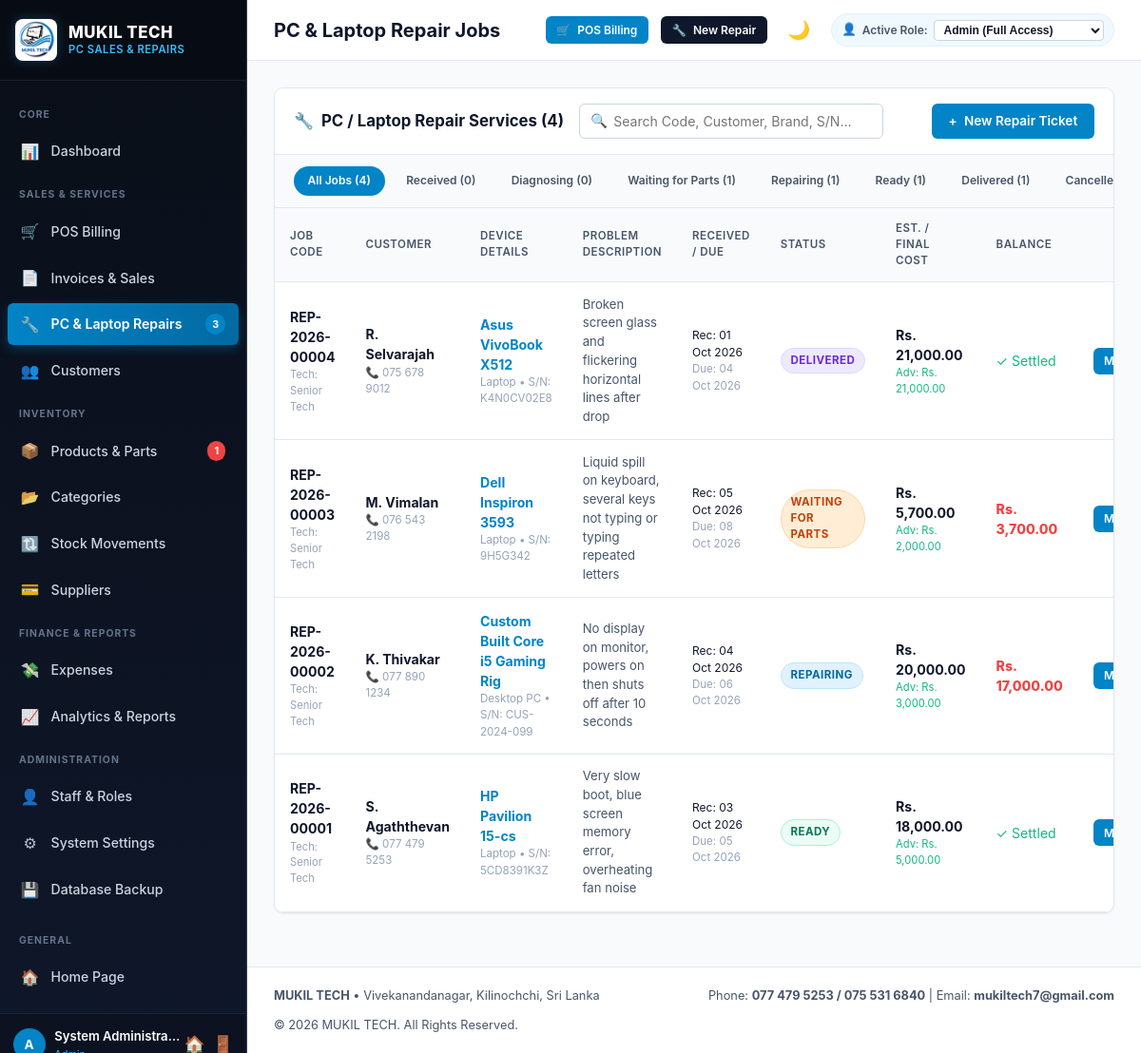
/repairs/index.php (signed in), run on the app's committed database.
### tables this page shows
CREATE TABLE `repairs` (
  `repair_id` INT AUTO_INCREMENT PRIMARY KEY,
  `repair_code` VARCHAR(50) NOT NULL UNIQUE,
  `customer_id` INT NOT NULL,
  `user_id` INT,
  `device_type` VARCHAR(50) NOT NULL,  
  `brand` VARCHAR(50) NOT NULL,
  `model` VARCHAR(60),
  `serial_number` VARCHAR(100),
  `problem_description` TEXT NOT NULL,
  `diagnosis` TEXT,
  `repair_notes` TEXT,
  `technician` VARCHAR(100),
  `received_date` DATE NOT NULL,
  `expected_date` DATE,
  `completed_date` DATE,
  `labour_cost` DECIMAL(10,2) NOT NULL DEFAULT 0.00,
  `parts_cost` DECIMAL(10,2) NOT NULL DEFAULT 0.00,
  `other_charges` DECIMAL(10,2) NOT NULL DEFAULT 0.00,
  `discount` DECIMAL(10,2) NOT NULL DEFAULT 0.00,
  `estimated_cost` DECIMAL(10,2) NOT NULL DEFAULT 0.00,
  `final_cost` DECIMAL(10,2) NOT NULL DEFAULT 0.00,
  `advance_payment` DECIMAL(10,2) NOT NULL DEFAULT 0.00,
  `balance` DECIMAL(10,2) NOT NULL DEFAULT 0.00,
  `status` ENUM('Received', 'Diagnosing', 'Waiting for Parts', 'Repairing', 'Ready', 'Delivered', 'Cancelled') NOT NULL DEFAULT 'Received',
  `created_at` TIMESTAMP DEFAULT CURRENT_TIMESTAMP,
  `updated_at` TIMESTAMP DEFAULT CURRENT_TIMESTAMP ON UPDATE CURRENT_TIMESTAMP,
  INDEX `idx_rep_code` (`repair_code`),
  INDEX `idx_rep_cust` (`customer_id`),
  FOREIGN KEY (`customer_id`) REFERENCES `customers`(`customer_id`) ON DELETE CASCADE,
  FOREIGN KEY (`user_id`) REFERENCES `users`(`user_id`) ON DELETE SET NULL
);

CREATE TABLE `customers` (
  `customer_id` INT AUTO_INCREMENT PRIMARY KEY,
  `customer_name` VARCHAR(100) NOT NULL,
  `phone` VARCHAR(30) NOT NULL,
  `email` VARCHAR(100),
  `address` TEXT,
  `created_at` TIMESTAMP DEFAULT CURRENT_TIMESTAMP
);

CREATE TABLE `settings` (
  `setting_id` INT AUTO_INCREMENT PRIMARY KEY,
  `setting_key` VARCHAR(60) NOT NULL UNIQUE,
  `setting_value` TEXT,
  `created_at` TIMESTAMP DEFAULT CURRENT_TIMESTAMP,
  `updated_at` TIMESTAMP DEFAULT CURRENT_TIMESTAMP ON UPDATE CURRENT_TIMESTAMP
);

### includes/functions.php (called while the page is built, shortened)
<?php
function baseUrl($path = '') {
    $documentRoot = isset($_SERVER['DOCUMENT_ROOT']) ? realpath($_SERVER['DOCUMENT_ROOT']) : false;
    $applicationRoot = realpath(__DIR__ . '/..');
    $base = '';
    if ($documentRoot && $applicationRoot) {
        $doc = str_replace('\\', '/', rtrim($documentRoot, DIRECTORY_SEPARATOR));
        $app = str_replace('\\', '/', rtrim($applicationRoot, DIRECTORY_SEPARATOR));
        if ($app === $doc) {
            $base = '';
        } elseif (stripos($app, $doc . '/') === 0) {
            $base = substr($app, strlen($doc));
        }
    }
    if ($base === '') {
        $scriptName = str_replace('\\', '/', $_SERVER['SCRIPT_NAME'] ?? '');
        $scriptDir = rtrim(str_replace('\\', '/', dirname($scriptName)), '/');
        foreach (['/admin','/customers','/categories','/suppliers','/products','/sales',
                  '/repairs','/expenses','/payments','/reports','/users','/settings'] as $dir) {
            if ($scriptDir === $dir || substr($scriptDir, -strlen($dir)) === $dir) {
                $scriptDir = substr($scriptDir, 0, -strlen($dir));
                break;
            }
        }
        $base = $scriptDir;
    }
    $base = '/' . trim($base, '/');
    if ($base === '/') {
        $base = '';
    }
    $cleanPath = ltrim((string)$path, '/');
    return $base . ($cleanPath !== '' ? '/' . $cleanPath : '');
}
function sanitize($data) {
    return htmlspecialchars(trim((string)$data), ENT_QUOTES, 'UTF-8');
}
function e($data) {
    return sanitize($data);
}
function formatCurrency($amount) {
    $curr = getSetting('currency', 'Rs.');
    return $curr . ' ' . number_format((float)$amount, 2);
}
function formatDate($date, $includeTime = false) {
    $ts = strtotime($date);
    return $includeTime ? date('d M Y, h:i A', $ts) : date('d M Y', $ts);
}
function getSetting($key, $default = '') {
    static $cache = [];
    if (isset($cache[$key])) {
        return $cache[$key];
    }
    try {
        $db = getDB();
        $stmt = $db->prepare("SELECT setting_value FROM settings WHERE setting_key = ? LIMIT 1");
        $stmt->execute([$key]);
        $val = $stmt->fetchColumn();
        if ($val !== false) {
            $cache[$key] = $val;
            return $val;
        }
    } catch (Exception $e) {
    }
    return $default;
}

### repairs/index.php (the view, shortened to what this page needs)
<?php
require_once __DIR__ . '/../includes/header.php';
$db = getDB();
$search = trim($_GET['search'] ?? '');
$filterStatus = trim($_GET['status'] ?? '');
$sql = "SELECT r.*, c.customer_name, c.phone as customer_phone
        FROM repairs r
        LEFT JOIN customers c ON r.customer_id = c.customer_id
        WHERE 1=1 ";
$params = [];
$sql .= "ORDER BY r.repair_id DESC";
$stmt = $db->prepare($sql);
$stmt->execute($params);
$repairs = $stmt->fetchAll();
$statusCounts = [];
$statuses = ['Received', 'Diagnosing', 'Waiting for Parts', 'Repairing', 'Ready', 'Delivered', 'Cancelled'];
foreach ($statuses as $st) {
    $cntStmt = $db->prepare("SELECT COUNT(*) FROM repairs WHERE status = ?");
    $cntStmt->execute([$st]);
    $statusCounts[$st] = (int)$cntStmt->fetchColumn();
}
?>
<div class="card">
    <div class="card-header">
        <div style="display:flex;align-items:center;gap:1rem;flex:1;flex-wrap:wrap;">
            <div class="card-title">
                <span>&#128295;</span> PC / Laptop Repair Services (<?= count($repairs) ?>)
            </div>
            <form method="GET" action="<?= baseUrl('repairs/index.php') ?>" class="search-box">
                <span class="search-icon">&#128269;</span>
                <input type="text" name="search" class="form-control" placeholder="Search Code, Customer, Brand, S/N..." value="<?= e($search) ?>">
            </form>
        </div>
        <a href="<?= baseUrl('repairs/create.php') ?>" class="btn btn-primary">
            <span>+</span> New Repair Ticket
        </a>
    </div>
    <div style="background:#f8fafc;padding:0.75rem 1.25rem;border-bottom:1px solid var(--border-light);display:flex;gap:0.5rem;overflow-x:auto;">
        <a href="<?= baseUrl('repairs/index.php') ?>" class="cat-pill <?= empty($filterStatus) ? 'active' : '' ?>">
            All Jobs (<?= array_sum($statusCounts) ?>)
        </a>
        <?php foreach ($statuses as $st): ?>
            <a href="<?= baseUrl('repairs/index.php?status=' . urlencode($st)) ?>" class="cat-pill <?= $filterStatus === $st ? 'active' : '' ?>">
                <?= $st ?> (<?= $statusCounts[$st] ?? 0 ?>)
            </a>
        <?php endforeach; ?>
    </div>
    <div class="table-responsive">
        <table class="table">
            <thead>
                <tr>
                    <th>Job Code</th>
                    <th>Customer</th>
                    <th>Device Details</th>
                    <th>Problem Description</th>
                    <th>Received / Due</th>
                    <th>Status</th>
                    <th>Est. / Final Cost</th>
                    <th>Balance</th>
                    <th style="text-align:right;">Actions</th>
                </tr>
            </thead>
            <tbody>
                <?php if (empty($repairs)): ?>
                    <tr>
                        <td colspan="9" style="text-align:center;padding:2.5rem;color:var(--text-muted);">
                            No repair jobs found for this filter.
                        </td>
                    </tr>
                <?php else: ?>
                    <?php foreach ($repairs as $r): ?>
                        <tr>
                            <td>
                                <a href="<?= baseUrl('repairs/view.php?id=' . $r['repair_id']) ?>" style="font-weight:700;color:var(--navy-main);">
                                    <?= e($r['repair_code']) ?>
                                </a>
                                <div style="font-size:0.7rem;color:var(--text-muted);">Tech: <?= e($r['technician'] ?: 'Senior Tech') ?></div>
                            </td>
                            <td>
                                <strong><?= e($r['customer_name'] ?? 'Customer') ?></strong>
                                <div style="font-size:0.72rem;color:var(--text-muted);">&#128222; <?= e($r['customer_phone'] ?: '-') ?></div>
                            </td>
                            <td>
                                <div style="font-weight:700;color:var(--blue-primary);"><?= e($r['brand']) ?> <?= e($r['model']) ?></div>
                                <div style="font-size:0.72rem;color:var(--text-muted);"><?= e($r['device_type']) ?> &bull; S/N: <?= e($r['serial_number'] ?: 'N/A') ?></div>
                            </td>
                            <td style="max-width:200px;font-size:0.82rem;color:var(--text-secondary);">
                                <?= e($r['problem_description']) ?>
                            </td>
                            <td>
                                <div style="font-size:0.75rem;">Rec: <?= formatDate($r['received_date']) ?></div>
                                <?php if ($r['expected_date']): ?>
                                    <div style="font-size:0.72rem;color:var(--text-muted);">Due: <?= formatDate($r['expected_date']) ?></div>
                                <?php endif; ?>
                            </td>
                            <td>
                                <span class="badge badge-status-<?= str_replace(' ', '', $r['status']) ?>">
                                    <?= e($r['status']) ?>
                                </span>
                            </td>
                            <td>
                                <div><strong><?= formatCurrency($r['final_cost'] > 0 ? $r['final_cost'] : $r['estimated_cost']) ?></strong></div>
                                <?php if ($r['advance_payment'] > 0): ?>
                                    <div style="font-size:0.7rem;color:var(--success);">Adv: <?= formatCurrency($r['advance_payment']) ?></div>
                                <?php endif; ?>
                            </td>
                            <td>
                                <?php if ($r['balance'] > 0): ?>
                                    <span style="color:var(--danger);font-weight:800;"><?= formatCurrency($r['balance']) ?></span>
                                <?php else: ?>
                                    <span style="color:var(--success);">&#10003; Settled</span>
                                <?php endif; ?>
                            </td>
                            <td style="text-align:right;">
                                <div class="btn-group">
                                    <a href="<?= baseUrl('repairs/view.php?id=' . $r['repair_id']) ?>" class="btn btn-primary btn-sm" title="Manage Service">
                                        Manage
                                    </a>
                                </div>
                            </td>
                        </tr>
                    <?php endforeach; ?>
                <?php endif; ?>
            </tbody>
        </table>
    </div>
</div>
<?php require_once __DIR__ . '/../includes/footer.php'; ?>

### includes/footer.php (shortened to what this page needs)
<?php
$businessName = getSetting('business_name', 'MUKIL TECH');
$address = getSetting('address', 'Vivekanandanagar, Kilinochchi, Sri Lanka');
$phone = getSetting('phone', '077 479 5253 / 075 531 6840');
$email = getSetting('email', 'mukiltech7@gmail.com');
?>
    </main>
        <footer class="no-print" style="margin-top:auto;padding:1.25rem 1.75rem;border-top:1px solid var(--border-light);background:var(--bg-card);display:flex;justify-content:space-between;align-items:center;font-size:0.8rem;color:var(--text-secondary);flex-wrap:wrap;gap:0.75rem;">
            <div>
                <strong><?= e($businessName) ?></strong> &bull; <?= e($address) ?>
            </div>
            <div>
                Phone: <strong><?= e($phone) ?></strong> | Email: <strong><?= e($email) ?></strong>
            </div>
            <div>
                &copy; <?= date('Y') ?> MUKIL TECH. All Rights Reserved.
            </div>
        </footer>
    </div>
</div>
</body>
</html>

### assets/css/style.css (style rules this page uses)
:root { --navy-dark: #090e17; --navy-main: #0f172a; --navy-card: #1e293b; --navy-border: #334155; --navy-light: #243048; --blue-primary: #0284c7; --blue-hover: #0369a1; --blue-light: #e0f2fe; --blue-subtle: #f0f9ff; --cyan-bright: #38bdf8; --bg-main: #f8fafc; --bg-card: #ffffff; --border-light: #e2e8f0; --border-medium: #cbd5e1; --text-primary: #0f172a; --text-secondary: #475569; --text-muted: #94a3b8; --text-white: #ffffff; --success: #10b981; --success-bg: #ecfdf5; --warning: #f59e0b; --warning-bg: #fffbeb; --danger: #ef4444; --danger-bg: #fef2f2; --info: #0ea5e9; --info-bg: #f0f9ff; --shadow-sm: 0 1px 2px 0 rgba(0, 0, 0, 0.05); --shadow-md: 0 4px 6px -1px rgba(0, 0, 0, 0.07), 0 2px 4px -2px rgba(0, 0, 0, 0.05); --shadow-lg: 0 10px 15px -3px rgba(0, 0, 0, 0.08), 0 4px 6px -4px rgba(0, 0, 0, 0.04); --radius-sm: 6px; --radius-md: 10px; --radius-lg: 14px; --radius-pill: 9999px; --transition: all 0.2s cubic-bezier(0.4, 0, 0.2, 1); }
* { box-sizing: border-box; margin: 0; padding: 0; }
body { font-family: -apple-system, BlinkMacSystemFont, "Segoe UI", Roboto, "Helvetica Neue", Arial, sans-serif; background-color: var(--bg-main); color: var(--text-primary); line-height: 1.5; font-size: 14.5px; -webkit-font-smoothing: antialiased; }
a { color: var(--blue-primary); text-decoration: none; transition: var(--transition); }
.card { background: var(--bg-card); border-radius: var(--radius-md); border: 1px solid var(--border-light); box-shadow: var(--shadow-sm); margin-bottom: 1.75rem; overflow: hidden; }
.card-header { padding: 1rem 1.25rem; border-bottom: 1px solid var(--border-light); display: flex; align-items: center; justify-content: space-between; background: var(--bg-card); }
.card-title { font-size: 1.05rem; font-weight: 700; color: var(--navy-main); display: flex; align-items: center; gap: 0.5rem; }
.table-responsive { width: 100%; overflow-x: auto; }
.table { width: 100%; border-collapse: collapse; text-align: left; font-size: 0.88rem; }
.table th { background: var(--bg-main); color: var(--text-secondary); font-weight: 600; text-transform: uppercase; font-size: 0.72rem; letter-spacing: 0.5px; padding: 0.8rem 1rem; border-bottom: 1px solid var(--border-light); }
.table td { padding: 0.85rem 1rem; border-bottom: 1px solid var(--border-light); color: var(--text-primary); vertical-align: middle; }
.table tbody tr { transition: background-color 0.15s ease; }
.badge { display: inline-flex; align-items: center; gap: 0.3rem; padding: 0.25rem 0.6rem; border-radius: var(--radius-pill); font-size: 0.72rem; font-weight: 700; text-transform: uppercase; letter-spacing: 0.5px; }
.badge-status-WaitingforParts { background: #ffedd5; color: #c2410c; border: 1px solid #fed7aa; }
.badge-status-Repairing { background: #e0f2fe; color: #0369a1; border: 1px solid #bae6fd; }
.badge-status-Ready { background: #ecfdf5; color: #047857; border: 1px solid #a7f3d0; }
.badge-status-Delivered { background: #ede9fe; color: #6d28d9; border: 1px solid #ddd6fe; }
.btn { display: inline-flex; align-items: center; justify-content: center; gap: 0.45rem; padding: 0.55rem 1.05rem; border-radius: var(--radius-sm); font-size: 0.85rem; font-weight: 600; cursor: pointer; border: 1px solid transparent; transition: var(--transition); text-decoration: none; line-height: 1.25; }
.btn-primary { background: var(--blue-primary); color: #ffffff; }
.btn-sm { padding: 0.35rem 0.65rem; font-size: 0.75rem; }
.btn-group { display: inline-flex; gap: 0.35rem; }
.form-control { width: 100%; padding: 0.55rem 0.85rem; border: 1px solid var(--border-medium); border-radius: var(--radius-sm); font-size: 0.88rem; color: var(--text-primary); background-color: var(--bg-card); transition: var(--transition); font-family: inherit; }
.search-box { display: flex; align-items: center; position: relative; max-width: 320px; width: 100%; }
.search-box input { padding-left: 2.2rem; }
.search-box .search-icon { position: absolute; left: 0.75rem; color: var(--text-muted); font-size: 0.9rem; }
.cat-pill { padding: 0.35rem 0.85rem; border-radius: var(--radius-pill); font-size: 0.75rem; font-weight: 600; background: var(--bg-main); color: var(--text-secondary); white-space: nowrap; border: 1px solid transparent; cursor: pointer; transition: var(--transition); }
.cat-pill:hover, .cat-pill.active { background: var(--blue-primary); color: #ffffff; }

### data on the page
repairs: repair_code "REP-2026-00004", technician "Senior Tech", customer.customer_name "R. Selvarajah", customer.phone "075 678 9012", brand "Asus", model "VivoBook X512", device_type "Laptop", serial_number "K4N0CV02E8", problem_description "Broken screen glass and flickering horizontal lines after drop", received_date "01 Oct 2026", expected_date "04 Oct 2026", status "DELIVERED", final_cost.setting_value "Rs. 21,000.00", advance_payment "Rs. 21,000.00", balance "✓ Settled"
repairs: repair_code "REP-2026-00003", technician "Senior Tech", customer.customer_name "M. Vimalan", customer.phone "076 543 2198", brand "Dell", model "Inspiron 3593", device_type "Laptop", serial_number "9H5G342", problem_description "Liquid spill on keyboard, several keys not typing or typing repeated letters", received_date "05 Oct 2026", expected_date "08 Oct 2026", status "WAITING FOR PARTS", final_cost "Rs. 5,700.00", advance_payment "Rs. 2,000.00", balance "Rs. 3,700.00"
repairs: repair_code "REP-2026-00002", technician "Senior Tech", customer.customer_name "K. Thivakar", customer.phone "077 890 1234", brand "Custom Built", model "Core i5 Gaming Rig", device_type "Desktop PC", serial_number "CUS-2024-099", problem_description "No display on monitor, powers on then shuts off after 10 seconds", received_date "04 Oct 2026", expected_date "06 Oct 2026", status "REPAIRING", final_cost "Rs. 20,000.00", advance_payment "Rs. 3,000.00", balance "Rs. 17,000.00"
repairs: repair_code "REP-2026-00001", technician "Senior Tech", customer.customer_name "S. Agaththevan", customer.phone "077 479 5253", brand "HP", model "Pavilion 15-cs", device_type "Laptop", serial_number "5CD8391K3Z", problem_description "Very slow boot, blue screen memory error, overheating fan noise", received_date "03 Oct 2026", expected_date "05 Oct 2026", status "READY", final_cost "Rs. 18,000.00", advance_payment "Rs. 5,000.00", balance "✓ Settled"
settings: setting_value "Vivekanandanagar, Kilinochchi, Sri Lanka"
settings: setting_value "077 479 5253 / 075 531 6840"
settings: setting_value "mukiltech7@gmail.com"

### other printed values
$pendingRepairsCount "3"
$lowStockCount "1"
substr($currentUser['username'] ?? 'U', 0, 1) "A"
$currentUser['full_name'] "System Administrator"
$pageTitle "PC & Laptop Repair Jobs"
count($repairs) "4"
array_sum($statusCounts) "4"
$st "Received"
$statusCounts[$st] "0"
$st "Diagnosing"
$st "Waiting for Parts"
$statusCounts[$st] "1"
$st "Repairing"
$st "Ready"
$st "Delivered"
